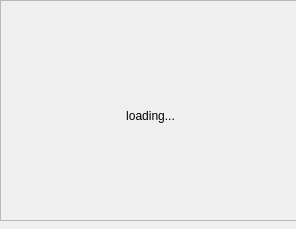
<?xml version="1.0" encoding="UTF-8"?>
<ui version="4.0">
 <class>loadingForm</class>
 <widget class="QWidget" name="loadingForm">
  <property name="geometry">
   <rect>
    <x>0</x>
    <y>0</y>
    <width>296</width>
    <height>229</height>
   </rect>
  </property>
  <property name="windowTitle">
   <string>Form</string>
  </property>
  <widget class="QFrame" name="frame">
   <property name="geometry">
    <rect>
     <x>0</x>
     <y>0</y>
     <width>301</width>
     <height>221</height>
    </rect>
   </property>
   <property name="frameShape">
    <enum>QFrame::StyledPanel</enum>
   </property>
   <property name="frameShadow">
    <enum>QFrame::Raised</enum>
   </property>
   <widget class="QWidget" name="horizontalLayoutWidget">
    <property name="geometry">
     <rect>
      <x>10</x>
      <y>10</y>
      <width>281</width>
      <height>211</height>
     </rect>
    </property>
    <layout class="QHBoxLayout" name="loadLayout">
     <item>
      <layout class="QVBoxLayout" name="verticalLayout"/>
     </item>
     <item>
      <layout class="QVBoxLayout" name="verticalLayout_2">
       <item>
        <layout class="QHBoxLayout" name="horizontalLayout_2"/>
       </item>
       <item>
        <layout class="QHBoxLayout" name="horizontalLayout_3">
         <item>
          <widget class="QLabel" name="label">
           <property name="text">
            <string>loading...</string>
           </property>
           <property name="alignment">
            <set>Qt::AlignCenter</set>
           </property>
          </widget>
         </item>
        </layout>
       </item>
       <item>
        <layout class="QHBoxLayout" name="horizontalLayout_4"/>
       </item>
      </layout>
     </item>
     <item>
      <layout class="QVBoxLayout" name="verticalLayout_3"/>
     </item>
    </layout>
   </widget>
  </widget>
 </widget>
 <resources/>
 <connections/>
</ui>
